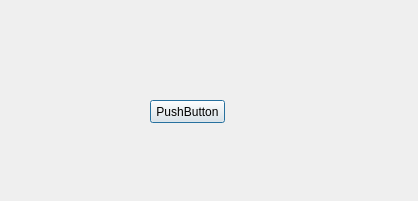
<?xml version="1.0" encoding="UTF-8"?>
<ui version="4.0">
 <class>Dialog</class>
 <widget class="QDialog" name="Dialog">
  <property name="geometry">
   <rect>
    <x>0</x>
    <y>0</y>
    <width>418</width>
    <height>201</height>
   </rect>
  </property>
  <property name="windowTitle">
   <string>Dialog</string>
  </property>
  <widget class="QPushButton" name="pushButton">
   <property name="geometry">
    <rect>
     <x>150</x>
     <y>100</y>
     <width>75</width>
     <height>23</height>
    </rect>
   </property>
   <property name="contextMenuPolicy">
    <enum>Qt::CustomContextMenu</enum>
   </property>
   <property name="text">
    <string>PushButton</string>
   </property>
  </widget>
 </widget>
 <layoutdefault spacing="6" margin="11"/>
 <resources/>
 <connections/>
</ui>
